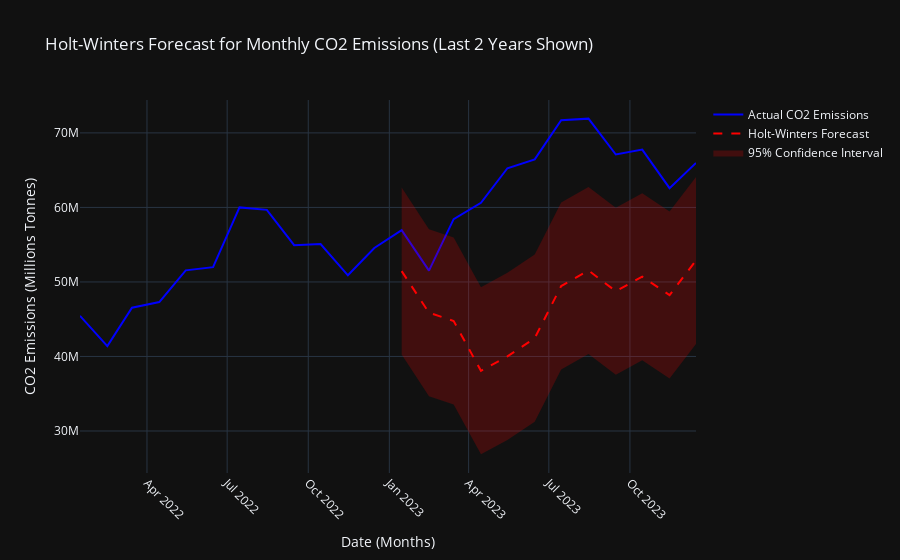

Here is the notebook cell this chart was saved with:
### Code cell
import plotly.graph_objects as go
import numpy as np
import pandas as pd
from statsmodels.tsa.holtwinters import ExponentialSmoothing

# Ensure the index is datetime
co2.index = pd.to_datetime(co2.index)

# Train-test split: Exclude the last 12 weeks for training
train_data = co2.iloc[:-12] # all data except last 12 weeks
test_data = co2.iloc[-12:]   # only last 12 weeks

# Fit Holt-Winters Exponential Smoothing model
hw_model = ExponentialSmoothing(
    train_data["total"],  # Use the "count" column
    trend="add",          # Additive trend
    seasonal="add",       # Additive seasonality
    seasonal_periods=12   # 52 weeks in a year (for weekly data)
).fit()

# Forecast the next 12 weeks
forecast_values = hw_model.forecast(steps=12)

# Estimate confidence intervals using residual standard deviation
residuals = train_data["total"] - hw_model.fittedvalues
std_dev = np.std(residuals)
confidence_interval = 1.96 * std_dev  # 95% Confidence Interval

# Convert forecasted values to a Pandas Series with correct weekly index
forecast_series = pd.Series(forecast_values.values, index=test_data.index)

# Select the last 2 years of actual data for plotting
df_last2years = co2.iloc[-24:]  # Show last 104 weeks (2 years)

# Create the figure
fig = go.Figure()

# **1. Actual Data - Blue Line**
fig.add_trace(go.Scatter(
    x=df_last2years.index,
    y=df_last2years["total"],
    mode='lines',
    name='Actual CO2 Emissions',
    line=dict(color='blue')
))

# **2. Forecasted Data - Red Dashed Line**
fig.add_trace(go.Scatter(
    x=forecast_series.index,
    y=forecast_series,
    mode='lines',
    name='Holt-Winters Forecast',
    line=dict(color='red', dash='dash')
))

# **3. Confidence Interval - Shaded Region**
fig.add_trace(go.Scatter(
    x=forecast_series.index.tolist() + forecast_series.index[::-1].tolist(),
    y=(forecast_series + confidence_interval).tolist() + (forecast_series - confidence_interval)[::-1].tolist(),
    fill='toself',
    fillcolor='rgba(255, 0, 0, 0.2)',  # Light red shading
    line=dict(color='rgba(255,255,255,0)'),
    name='95% Confidence Interval'
))

# **Customize Layout**
fig.update_layout(
    title="Holt-Winters Forecast for Monthly CO2 Emissions (Last 2 Years Shown)",
    xaxis_title="Date (Months)",
    yaxis_title="CO2 Emissions (Millions Tonnes)",
    template="plotly_dark",
    xaxis=dict(
        tickformat="%b %Y",  # Show month & year on X-axis
        tickangle=45,        # Rotate labels
        tickmode="auto"
    ),
    yaxis=dict(showgrid=True),
    hovermode="x unified"  # Show all values on hover
)

# Show the plot
fig.show()

### Figure 1 — Plotly figure (JSON) as saved in the notebook; plotly's stock layout.template omitted (floating-point values rounded to 4 significant figures)
{"data": [{"line": {"color": "blue"}, "mode": "lines", "name": "Actual CO2 Emissions", "type": "scatter", "x": ["2022-01-15T00:00:00.000000000", "2022-02-15T00:00:00.000000000", "2022-03-15T00:00:00.000000000", "2022-04-15T00:00:00.000000000", "2022-05-15T00:00:00.000000000", "2022-06-15T00:00:00.000000000", "2022-07-15T00:00:00.000000000", "2022-08-15T00:00:00.000000000", "2022-09-15T00:00:00.000000000", "2022-10-15T00:00:00.000000000", "2022-11-15T00:00:00.000000000", "2022-12-15T00:00:00.000000000", "2023-01-15T00:00:00.000000000", "2023-02-15T00:00:00.000000000", "2023-03-15T00:00:00.000000000", "2023-04-15T00:00:00.000000000", "2023-05-15T00:00:00.000000000", "2023-06-15T00:00:00.000000000", "2023-07-15T00:00:00.000000000", "2023-08-15T00:00:00.000000000", "2023-09-15T00:00:00.000000000", "2023-10-15T00:00:00.000000000", "2023-11-15T00:00:00.000000000", "2023-12-15T00:00:00.000000000"], "y": [45460000.0, 41390000.0, 46540000.0, 47300000.0, 51550000.0, 51990000.0, 60000000.0, 59670000.0, 54930000.0, 55090000.0, 50890000.0, 54550000.0, 56950000.0, 51520000.0, 58430000.0, 60620000.0, 65250000.0, 66440000.0, 71710000.0, 71910000.0, 67100000.0, 67760000.0, 62580000.0, 65970000.0]}, {"line": {"color": "red", "dash": "dash"}, "mode": "lines", "name": "Holt-Winters Forecast", "type": "scatter", "x": ["2023-01-15T00:00:00.000000000", "2023-02-15T00:00:00.000000000", "2023-03-15T00:00:00.000000000", "2023-04-15T00:00:00.000000000", "2023-05-15T00:00:00.000000000", "2023-06-15T00:00:00.000000000", "2023-07-15T00:00:00.000000000", "2023-08-15T00:00:00.000000000", "2023-09-15T00:00:00.000000000", "2023-10-15T00:00:00.000000000", "2023-11-15T00:00:00.000000000", "2023-12-15T00:00:00.000000000"], "y": [51460000.0, 45870000.0, 44760000.0, 38070000.0, 40010000.0, 42460000.0, 49440000.0, 51530000.0, 48750000.0, 50710000.0, 48240000.0, 52890000.0]}, {"fill": "toself", "fillcolor": "rgba(255, 0, 0, 0.2)", "line": {"color": "rgba(255,255,255,0)"}, "name": "95% Confidence Interval", "type": "scatter", "x": ["2023-01-15T00:00:00", "2023-02-15T00:00:00", "2023-03-15T00:00:00", "2023-04-15T00:00:00", "2023-05-15T00:00:00", "2023-06-15T00:00:00", "2023-07-15T00:00:00", "2023-08-15T00:00:00", "2023-09-15T00:00:00", "2023-10-15T00:00:00", "2023-11-15T00:00:00", "2023-12-15T00:00:00", "2023-12-15T00:00:00", "2023-11-15T00:00:00", "2023-10-15T00:00:00", "2023-09-15T00:00:00", "2023-08-15T00:00:00", "2023-07-15T00:00:00", "2023-06-15T00:00:00", "2023-05-15T00:00:00", "2023-04-15T00:00:00", "2023-03-15T00:00:00", "2023-02-15T00:00:00", "2023-01-15T00:00:00"], "y": [62660000.0, 57080000.0, 55970000.0, 49280000.0, 51220000.0, 53670000.0, 60650000.0, 62740000.0, 59960000.0, 61910000.0, 59440000.0, 64090000.0, 41680000.0, 37030000.0, 39500000.0, 37550000.0, 40320000.0, 38240000.0, 31260000.0, 28810000.0, 26870000.0, 33560000.0, 34670000.0, 40250000.0]}], "layout": {"hovermode": "x unified", "title": {"text": "Holt-Winters Forecast for Monthly CO2 Emissions (Last 2 Years Shown)"}, "xaxis": {"tickangle": 45, "tickformat": "%b %Y", "tickmode": "auto", "title": {"text": "Date (Months)"}}, "yaxis": {"showgrid": true, "title": {"text": "CO2 Emissions (Millions Tonnes)"}}}}
